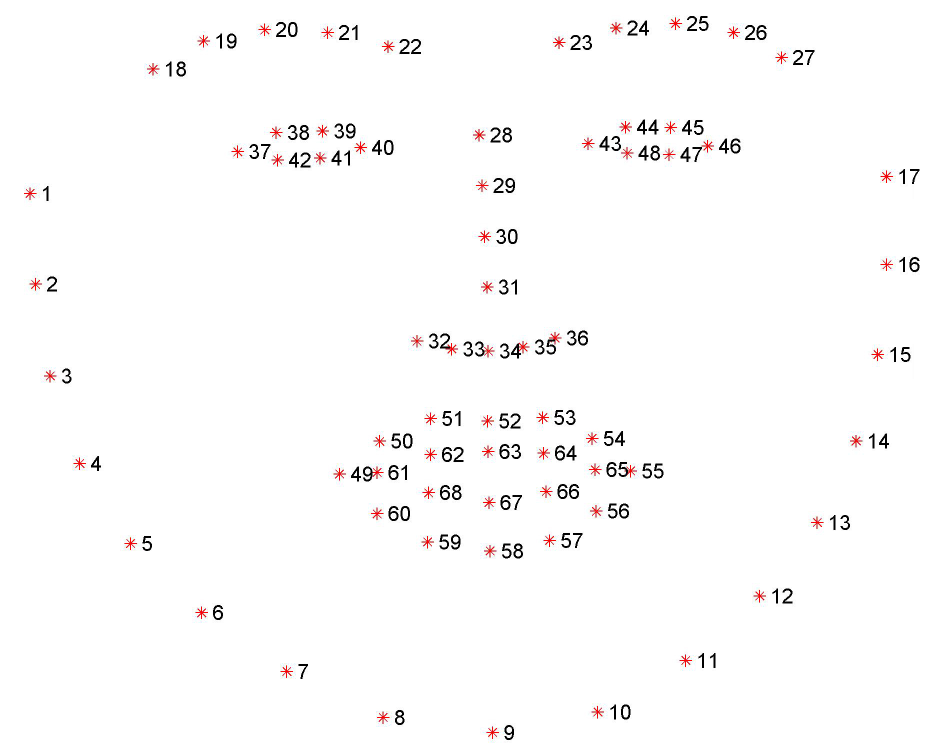
#> input picture facial_landmarks.jpg, 1856 x 1496 px (shown at 1/2 size)
$ python -i utils.py   (imports and definitions only)   (older library calls are emulated)
#> lines starting #> are read from the running program, lines starting #| are printed output that depends on the picture
from scipy.spatial import distance as dist
from PIL import Image
import imageio.v2 as imageio
import json
import os
import statistics
from constants import (
    GREEN_ZONE_LIPS_P1_Y,
    GREEN_ZONE_LIPS_P2_Y,
    OUTPUTS_PATH,
    RED_ZONE_FACE_P1_X,
    RED_ZONE_FACE_P1_Y,
    RED_ZONE_FACE_P2_X,
    RED_ZONE_FACE_P2_Y,
    TEST_PATH,
)

OFFSET_BOTTOM_SQUARE = 80
import os
import json
from PIL import Image
import imageio
import cv2
import numpy as np


# [118 lines left out: functions drawFollowerRectangle, drawFixedSquareFace, showLipDistances, mouth_aspect_ratio, not called in this run]


MOUTH_AR_THRESH = 0.79


# [135 lines left out: functions detectMouthIsOpen, saveAllWords, process_frames, drawFixedSquareMouth, not called in this run]


def apply_filters(image):
    # Convertir la imagen a escala de grises
    gray = cv2.cvtColor(image, cv2.COLOR_RGB2GRAY)

    # Aplicar filtro Sobel
    sobelx = cv2.Sobel(gray, cv2.CV_64F, 1, 0, ksize=5)
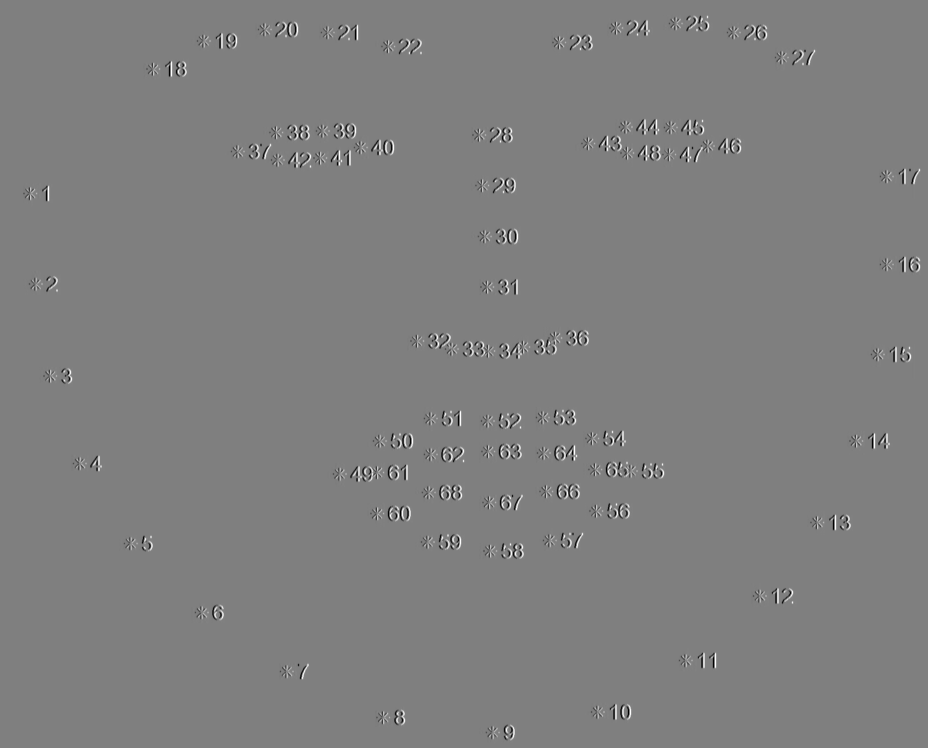
#> sobelx: shape (1496, 1856) float64 (shown at 1/2 size); min -12240, max 12240, mean 0; drawn with min black and max white
    sobely = cv2.Sobel(gray, cv2.CV_64F, 0, 1, ksize=5)
    sobel = cv2.magnitude(sobelx, sobely)
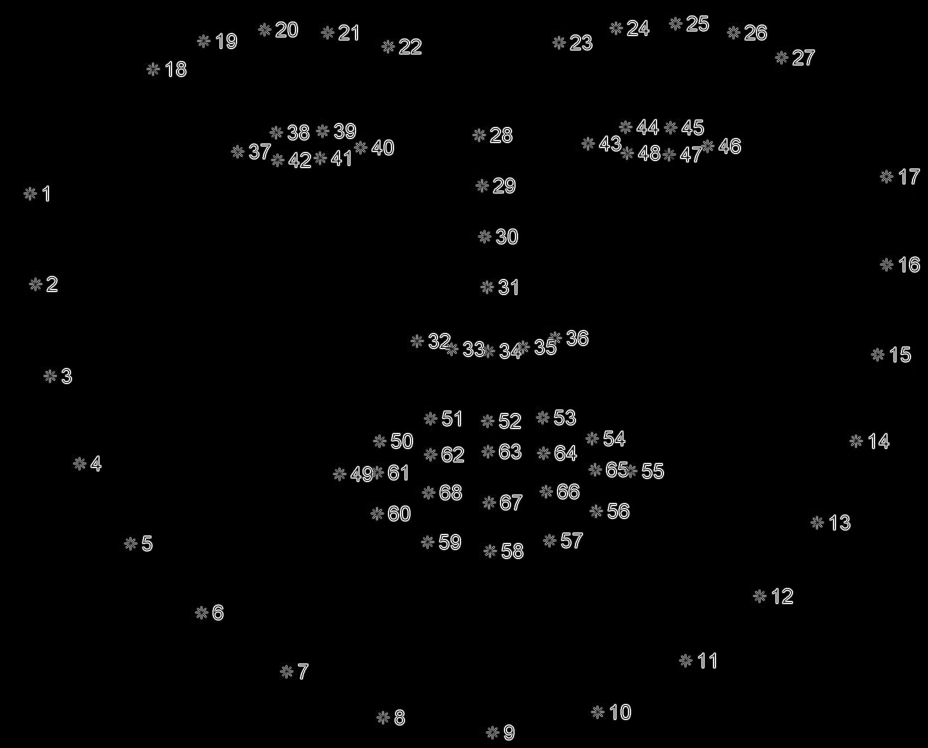
#> sobel: shape (1496, 1856) float64 (shown at 1/2 size); min 0, max 13026.7, mean 234.2; drawn with min black and max white

    # Normalizar la imagen para que los valores estén entre 0 y 255
    sobel = cv2.normalize(sobel, None, 0, 255, cv2.NORM_MINMAX)
    sobel = np.uint8(sobel)

    # # Aplicar un umbral para resaltar los bordes más fuertes
    # _, thresholded = cv2.threshold(sobel, 50, 255, cv2.THRESH_BINARY)

    return gray


# [84 lines left out: function saveAllWordsWithFilters, not called in this run]


# Código de prueba o llamado a la función saveAllWords
# Asegúrate de definir OUTPUTS_PATH, all_words, labels, cap y cv2 antes de llamar a esta función

>>> import cv2
>>> picture = cv2.cvtColor(cv2.imread('../facial_landmarks.jpg'), cv2.COLOR_BGR2RGB)
>>> result = apply_filters(picture)
